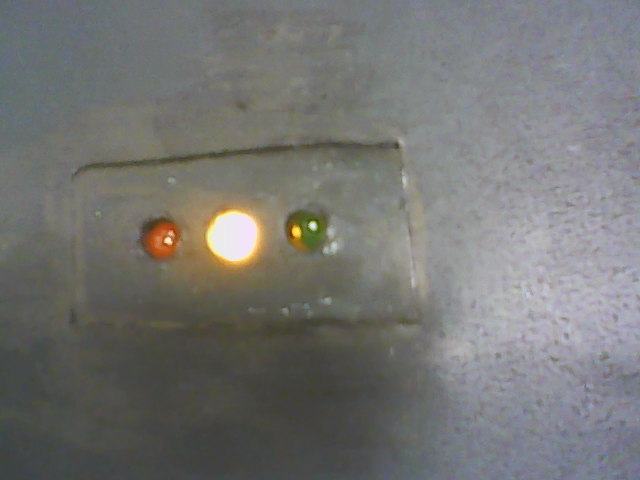
#> input picture scripts/jongmin/figs/RGB_YELLOW.png, 640 x 480 px
$ python cv_test06_hsv_tool.py
#> lines starting #> are read from the running program, lines starting #| are printed output that depends on the picture; after the words box and inside, x2 and y2 are one past the last pixel; in counts of white or black regions, pixels touching at a corner belong together
#-*- coding: utf-8 -*-
import cv2
import numpy as np
import logging
import os

__author__ = 'Prof.Jong Min Lee'

SEARCH_RED_LIGHT = 0
SEARCH_YELLOW_LIGHT = 1
SEARCH_GREEN_LIGHT = 2


def get_image_file(mode):
#> called with mode = 1
    if mode == SEARCH_RED_LIGHT:
        img = cv2.imread('figs/RGB_RED.png')
    elif mode == SEARCH_YELLOW_LIGHT:
        img = cv2.imread('figs/RGB_YELLOW.png')
#> img is the input picture: shape (480, 640, 3); mean B, G, R 114.7, 117, 116.6
    elif mode == SEARCH_GREEN_LIGHT:
        img = cv2.imread('figs/RGB_GREEN.png')
    else:
        img = cv2.imread('figs/RGB_all_off.png')
    return img


def nothing(x):
    pass


def create_trackbar_window():
    cv2.namedWindow('Trackbar', cv2.WINDOW_NORMAL)
    cv2.createTrackbar('Low H', 'Trackbar', 24, 179, nothing)
    cv2.createTrackbar('High H', 'Trackbar', 38, 179, nothing)
    cv2.createTrackbar('Low S', 'Trackbar', 0, 255, nothing)
    cv2.createTrackbar('High S', 'Trackbar', 150, 255, nothing)
    cv2.createTrackbar('Low V', 'Trackbar', 220, 255, nothing)
    cv2.createTrackbar('High V', 'Trackbar', 255, 255, nothing)

if __name__ == '__main__':
    logger = logging.getLogger(os.path.basename(__file__))
    logging.basicConfig(level=logging.INFO)

    light_on = True
    img = get_image_file(SEARCH_YELLOW_LIGHT)
    cv2.imshow('img', img)
    create_trackbar_window()
    while True:
        # rgb -> hsv 변환
        hsv = cv2.cvtColor(img, cv2.COLOR_BGR2HSV)
#> hsv: shape (480, 640, 3); mean H, S, V 68.3, 24.2, 121.7

        # trackbar 값 읽기
        low_h = cv2.getTrackbarPos('Low H', 'Trackbar')
        high_h = cv2.getTrackbarPos('High H', 'Trackbar')
        low_s = cv2.getTrackbarPos('Low S', 'Trackbar')
        high_s = cv2.getTrackbarPos('High S', 'Trackbar')
        low_v = cv2.getTrackbarPos('Low V', 'Trackbar')
        high_v = cv2.getTrackbarPos('High V', 'Trackbar')
        logger.debug('low_h = %s' % (low_h,))

        # masking
        filter_lower = np.array([low_h, low_s, low_v])
        filter_upper = np.array([high_h, high_s, high_v])
        mask = cv2.inRange(hsv, filter_lower, filter_upper)
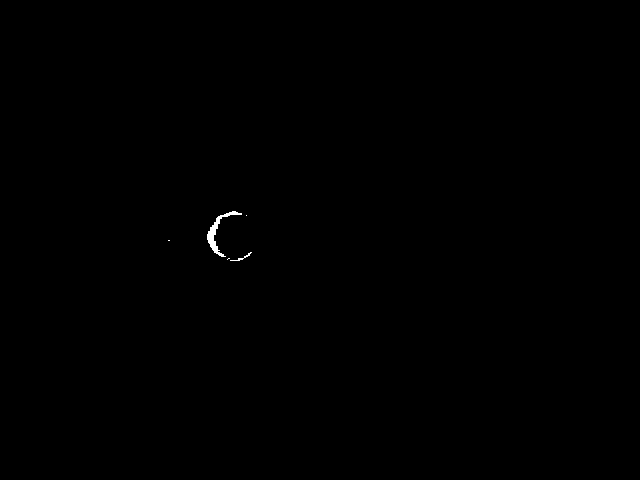
#> mask: shape (480, 640); 0.12% white; 5 white regions (3 under 20 px), largest, box (x1, y1, x2, y2) and area: (207, 211, 242, 257) 321, (230, 252, 252, 261) 38

        cv2.imshow('mask', mask)

        # 그리기
        # 'q' 입력시 종료
        if cv2.waitKey(100) & 0xFF == ord('q'): break
#> (key q is pressed here)

    cv2.destroyAllWindows()
